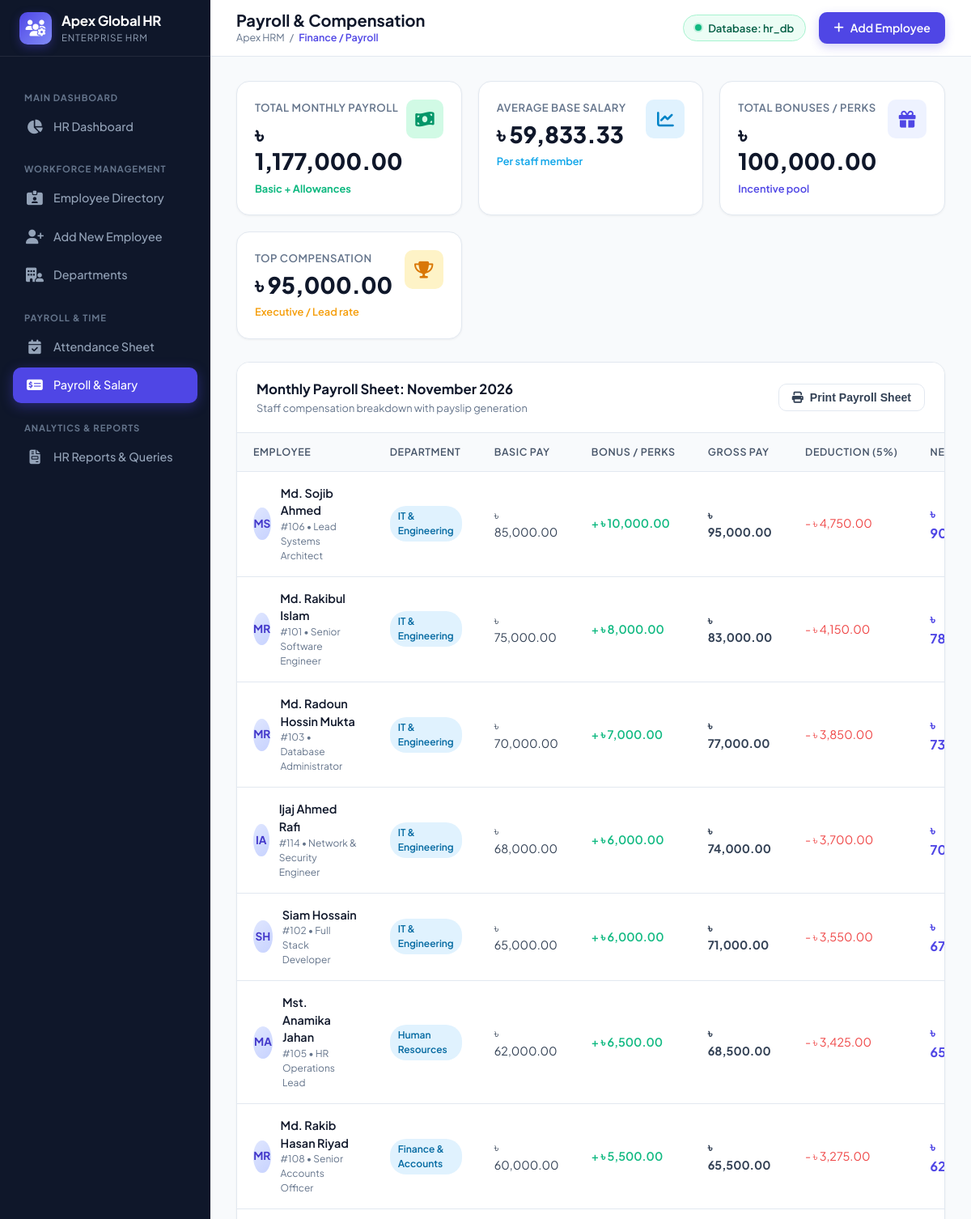
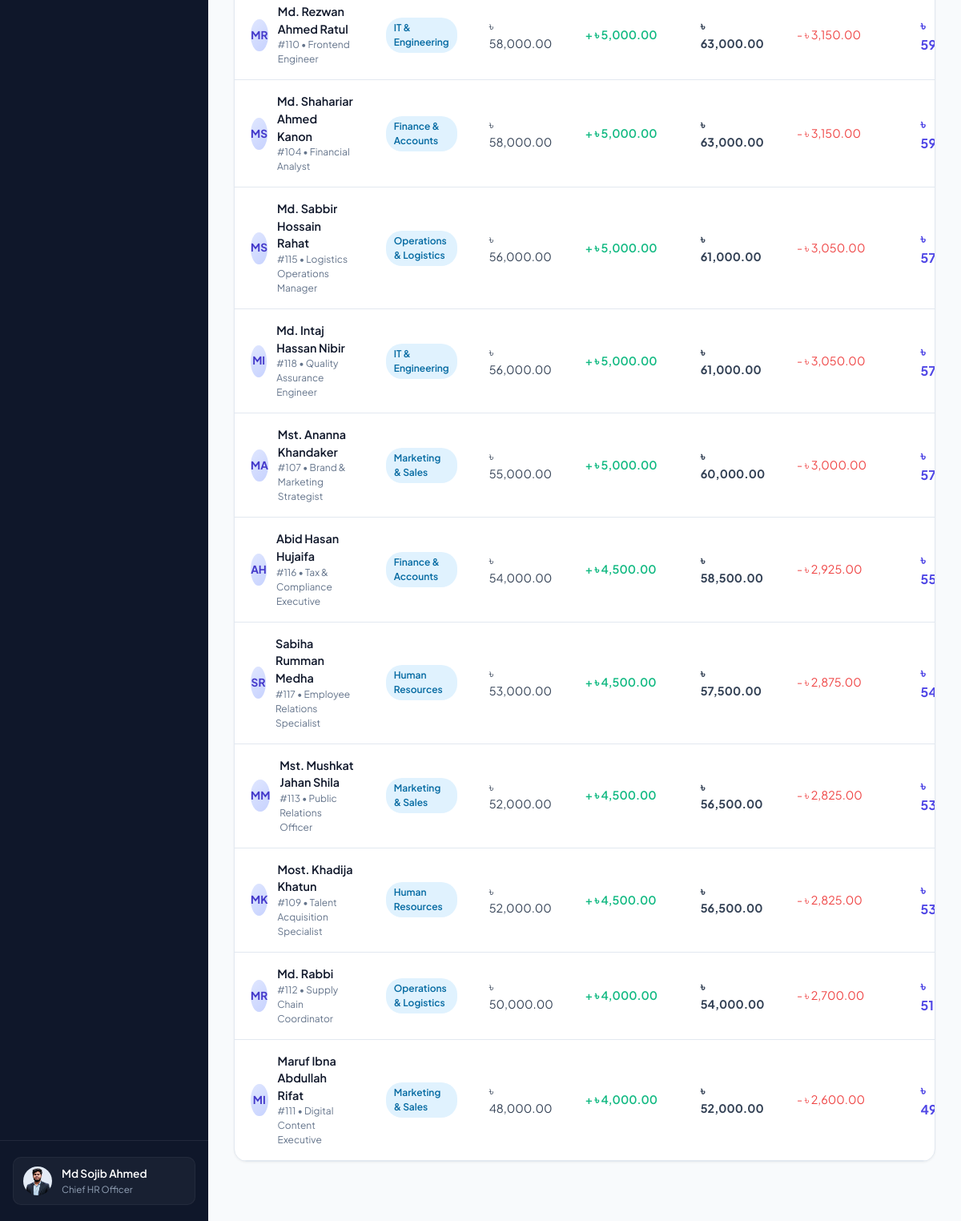
The page /payroll.php on the database its author committed (2 pictures, top to bottom).
### tables this page shows
CREATE TABLE `Employee` (
    `employee_id` INT PRIMARY KEY,
    `employee_name` VARCHAR(100) NOT NULL,
    `department_id` INT NULL,
    `designation` VARCHAR(100) DEFAULT 'Specialist',
    `email` VARCHAR(100) NOT NULL,
    `phone` VARCHAR(30) DEFAULT '01700000000',
    `hire_date` DATE DEFAULT '2024-01-15',
    `status` ENUM('Active', 'On Leave', 'Suspended') DEFAULT 'Active',
    `created_at` TIMESTAMP DEFAULT CURRENT_TIMESTAMP,
    FOREIGN KEY (`department_id`) REFERENCES `Department`(`department_id`) ON DELETE SET NULL
);

CREATE TABLE `Department` (
    `department_id` INT AUTO_INCREMENT PRIMARY KEY,
    `department_name` VARCHAR(100) NOT NULL,
    `department_code` VARCHAR(20) DEFAULT 'GEN',
    `location` VARCHAR(100) DEFAULT 'Headquarters',
    `created_at` TIMESTAMP DEFAULT CURRENT_TIMESTAMP
);

CREATE TABLE `Salary` (
    `salary_id` INT AUTO_INCREMENT PRIMARY KEY,
    `employee_id` INT NOT NULL UNIQUE,
    `basic_salary` DECIMAL(10,2) NOT NULL,
    `bonus` DECIMAL(10,2) DEFAULT 0.00,
    `updated_at` TIMESTAMP DEFAULT CURRENT_TIMESTAMP ON UPDATE CURRENT_TIMESTAMP,
    FOREIGN KEY (`employee_id`) REFERENCES `Employee`(`employee_id`) ON DELETE CASCADE
);

### db.php (called while the page is built, shortened)
<?php
function format_bdt($amount) {
    return '৳ ' . number_format((float)$amount, 2);
}
?>

### payroll.php (the view, shortened to what this page needs)
<?php
require_once 'db.php';
$sql = "SELECT
            e.employee_id,
            e.employee_name,
            e.designation,
            e.email,
            d.department_name,
            s.salary_id,
            s.basic_salary,
            s.bonus,
            (s.basic_salary + s.bonus) as gross_salary
        FROM Employee e
        JOIN Salary s ON e.employee_id = s.employee_id
        LEFT JOIN Department d ON e.department_id = d.department_id
        ORDER BY gross_salary DESC";
$payroll = mysqli_query($conn, $sql);
$summary_sql = "SELECT
                    SUM(basic_salary) as sum_basic,
                    SUM(bonus) as sum_bonus,
                    SUM(basic_salary + bonus) as total_payout,
                    AVG(basic_salary) as avg_basic,
                    MAX(basic_salary + bonus) as max_pay
                FROM Salary";
$sum_res = mysqli_query($conn, $summary_sql);
$stats = ($sum_res) ? mysqli_fetch_assoc($sum_res) : [];
include_once 'includes/header.php';
?>
<div class="metrics-grid">
  <div class="metric-card">
    <div>
      <div class="metric-title">Total Monthly Payroll</div>
      <div class="metric-value"><?php echo format_bdt($stats['total_payout'] ?? 0); ?></div>
      <div class="metric-sub"><span style="color:var(--success); font-weight:700;">Basic + Allowances</span></div>
    </div>
    <div class="metric-icon-box icon-green">
      <i class="fa-solid fa-money-bill-wave"></i>
    </div>
  </div>
  <div class="metric-card">
    <div>
      <div class="metric-title">Average Base Salary</div>
      <div class="metric-value"><?php echo format_bdt($stats['avg_basic'] ?? 0); ?></div>
      <div class="metric-sub"><span style="color:var(--secondary); font-weight:600;">Per staff member</span></div>
    </div>
    <div class="metric-icon-box icon-blue">
      <i class="fa-solid fa-chart-line"></i>
    </div>
  </div>
  <div class="metric-card">
    <div>
      <div class="metric-title">Total Bonuses / Perks</div>
      <div class="metric-value"><?php echo format_bdt($stats['sum_bonus'] ?? 0); ?></div>
      <div class="metric-sub"><span style="color:var(--primary); font-weight:600;">Incentive pool</span></div>
    </div>
    <div class="metric-icon-box icon-purple">
      <i class="fa-solid fa-gift"></i>
    </div>
  </div>
  <div class="metric-card">
    <div>
      <div class="metric-title">Top Compensation</div>
      <div class="metric-value"><?php echo format_bdt($stats['max_pay'] ?? 0); ?></div>
      <div class="metric-sub"><span style="color:var(--warning); font-weight:600;">Executive / Lead rate</span></div>
    </div>
    <div class="metric-icon-box icon-amber">
      <i class="fa-solid fa-trophy"></i>
    </div>
  </div>
</div>
<div class="app-card">
  <div class="card-header-custom">
    <div>
      <div class="card-title">Monthly Payroll Sheet: <?php echo date('F Y'); ?></div>
      <div class="card-subtitle">Staff compensation breakdown with payslip generation</div>
    </div>
    <button type="button" onclick="window.print()" class="btn-secondary-custom">
      <i class="fa-solid fa-print"></i> Print Payroll Sheet
    </button>
  </div>
  <div class="table-responsive">
    <table class="custom-table">
      <thead>
        <tr>
          <th>Employee</th>
          <th>Department</th>
          <th>Basic Pay</th>
          <th>Bonus / Perks</th>
          <th>Gross Pay</th>
          <th>Deduction (5%)</th>
          <th>Net Payout</th>
        </tr>
      </thead>
      <tbody>
        <?php if ($payroll && mysqli_num_rows($payroll) > 0): ?>
          <?php while ($row = mysqli_fetch_assoc($payroll)):
            $basic = (float)$row['basic_salary'];
            $bonus = (float)$row['bonus'];
            $gross = $basic + $bonus;
            $tax   = $gross * 0.05;
            $net   = $gross - $tax;
            $parts = explode(' ', trim($row['employee_name']));
            $initials = strtoupper(substr($parts[0] ?? 'E', 0, 1) . substr($parts[1] ?? '', 0, 1));
          ?>
            <tr>
              <td>
                <div class="employee-cell">
                  <div class="avatar-badge"><?php echo $initials; ?></div>
                  <div>
                    <div class="emp-name"><?php echo htmlspecialchars($row['employee_name']); ?></div>
                    <div class="emp-role">#<?php echo $row['employee_id']; ?> &bull; <?php echo htmlspecialchars($row['designation'] ?? 'Staff'); ?></div>
                  </div>
                </div>
              </td>
              <td><span class="badge-custom badge-active"><?php echo htmlspecialchars($row['department_name'] ?? 'General'); ?></span></td>
              <td><?php echo format_bdt($basic); ?></td>
              <td><span style="color:var(--success); font-weight:600;">+ <?php echo format_bdt($bonus); ?></span></td>
              <td><strong><?php echo format_bdt($gross); ?></strong></td>
              <td style="color:var(--danger);">- <?php echo format_bdt($tax); ?></td>
              <td><strong style="color:var(--primary); font-size:1rem;"><?php echo format_bdt($net); ?></strong></td>
            </tr>
          <?php endwhile; ?>
        <?php endif; ?>
      </tbody>
    </table>
  </div>
</div>
<?php include_once 'includes/footer.php'; ?>

### assets/css/style.css (style rules this page uses)
:root { --primary: #4f46e5; --primary-hover: #4338ca; --primary-light: #eef2ff; --primary-dark: #312e81; --secondary: #0ea5e9; --secondary-light: #e0f2fe; --success: #10b981; --success-light: #d1fae5; --warning: #f59e0b; --warning-light: #fef3c7; --danger: #ef4444; --danger-light: #fee2e2; --slate-900: #0f172a; --slate-800: #1e293b; --slate-700: #334155; --slate-600: #475569; --slate-500: #64748b; --slate-400: #94a3b8; --slate-200: #e2e8f0; --slate-100: #f1f5f9; --slate-50: #f8fafc; --surface-card: #ffffff; --body-bg: #f8fafc; --border-color: #e2e8f0; --sidebar-width: 260px; --topbar-height: 70px; --radius-lg: 16px; --radius-md: 10px; --radius-sm: 6px; --shadow-sm: 0 1px 3px 0 rgba(0, 0, 0, 0.05); --shadow-md: 0 4px 6px -1px rgba(0, 0, 0, 0.07), 0 2px 4px -2px rgba(0, 0, 0, 0.05); --shadow-lg: 0 10px 25px -5px rgba(15, 23, 42, 0.08); --shadow-hover: 0 12px 28px -4px rgba(79, 70, 229, 0.15); }
* { margin: 0; padding: 0; box-sizing: border-box; }
body { font-family: 'Plus Jakarta Sans', -apple-system, BlinkMacSystemFont, 'Segoe UI', Roboto, sans-serif; background-color: var(--body-bg); color: var(--slate-800); font-size: 0.9375rem; line-height: 1.5; min-height: 100vh; }
.btn-secondary-custom { background: #fff; color: var(--slate-700); border: 1px solid var(--border-color); padding: 8px 16px; border-radius: var(--radius-md); font-weight: 600; font-size: 0.88rem; display: inline-flex; align-items: center; gap: 8px; cursor: pointer; transition: all 0.2s; }
.metrics-grid { display: grid; grid-template-columns: repeat(auto-fit, minmax(240px, 1fr)); gap: 20px; margin-bottom: 28px; }
.metric-card { background: #fff; border: 1px solid var(--border-color); border-radius: var(--radius-lg); padding: 22px; display: flex; align-items: flex-start; justify-content: space-between; box-shadow: var(--shadow-sm); transition: transform 0.2s, box-shadow 0.2s; }
.metric-title { font-size: 0.82rem; color: var(--slate-500); font-weight: 600; text-transform: uppercase; letter-spacing: 0.5px; margin-bottom: 6px; }
.metric-value { font-size: 1.75rem; font-weight: 800; color: var(--slate-900); line-height: 1.2; }
.metric-sub { font-size: 0.8rem; color: var(--slate-500); margin-top: 8px; display: flex; align-items: center; gap: 6px; }
.metric-icon-box { width: 48px; height: 48px; border-radius: var(--radius-md); display: flex; align-items: center; justify-content: center; font-size: 1.3rem; }
.icon-purple { background: #eef2ff; color: #4f46e5; }
.icon-blue { background: #e0f2fe; color: #0284c7; }
.icon-green { background: #d1fae5; color: #059669; }
.icon-amber { background: #fef3c7; color: #d97706; }
.app-card { background: #fff; border: 1px solid var(--border-color); border-radius: var(--radius-lg); box-shadow: var(--shadow-sm); margin-bottom: 24px; overflow: hidden; }
.card-header-custom { padding: 20px 24px; border-bottom: 1px solid var(--border-color); display: flex; align-items: center; justify-content: space-between; background: #fff; }
.card-title { font-size: 1.05rem; font-weight: 700; color: var(--slate-900); }
.card-subtitle { font-size: 0.8rem; color: var(--slate-500); margin-top: 2px; }
.table-responsive { width: 100%; overflow-x: auto; }
.custom-table { width: 100%; border-collapse: collapse; text-align: left; }
.custom-table th { background: #f8fafc; color: var(--slate-600); font-weight: 600; font-size: 0.78rem; text-transform: uppercase; letter-spacing: 0.6px; padding: 14px 20px; border-bottom: 1px solid var(--border-color); white-space: nowrap; }
.custom-table td { padding: 16px 20px; border-bottom: 1px solid var(--border-color); font-size: 0.9rem; color: var(--slate-700); vertical-align: middle; }
.employee-cell { display: flex; align-items: center; gap: 12px; }
.avatar-badge { width: 40px; height: 40px; border-radius: 50%; background: linear-gradient(135deg, #e0e7ff 0%, #c7d2fe 100%); color: #4338ca; display: flex; align-items: center; justify-content: center; font-weight: 700; font-size: 0.85rem; }
.emp-name { font-weight: 600; color: var(--slate-900); }
.emp-role { font-size: 0.75rem; color: var(--slate-500); }
.badge-custom { display: inline-flex; align-items: center; gap: 6px; padding: 4px 10px; border-radius: 20px; font-size: 0.75rem; font-weight: 600; text-transform: capitalize; }
.badge-active { background: #e0f2fe; color: #0369a1; }

### rows shown on the page
employee: employee_name "MS", employee_name "Md. Sojib Ahmed", employee_id "106", designation "Lead Systems Architect", department.department_name "IT & Engineering", salary.basic_salary "৳ 85,000.00", salary.bonus "৳ 10,000.00", salary.basic_salary+bonus "৳ 95,000.00", salary.basic_salary+bonus "৳ 4,750.00", salary.basic_salary+bonus "৳…"
employee: employee_name "MR", employee_name "Md. Rakibul Islam", employee_id "101", designation "Senior Software Engineer", department.department_name "IT & Engineering", salary.basic_salary "৳ 75,000.00", salary.bonus "৳ 8,000.00", salary.basic_salary+bonus "৳ 83,000.00", salary.basic_salary+bonus "৳ 4,150.00", salary.basic_salary+bonus "৳…"
employee: employee_name "MR", employee_name "Md. Radoun Hossin Mukta", employee_id "103", designation "Database Administrator", department.department_name "IT & Engineering", salary.basic_salary "৳ 70,000.00", salary.bonus "৳ 7,000.00", salary.basic_salary+bonus "৳ 77,000.00", salary.basic_salary+bonus "৳ 3,850.00", salary.basic_salary+bonus "৳…"
employee: employee_name "IA", employee_name "Ijaj Ahmed Rafi", employee_id "114", designation "Network & Security Engineer", department.department_name "IT & Engineering", salary.basic_salary "৳ 68,000.00", salary.bonus "৳ 6,000.00", salary.basic_salary+bonus "৳ 74,000.00", salary.basic_salary+bonus "৳ 3,700.00", salary.basic_salary+bonus "৳…"
employee: employee_name "SH", employee_name "Siam Hossain", employee_id "102", designation "Full Stack Developer", department.department_name "IT & Engineering", salary.basic_salary "৳ 65,000.00", salary.bonus "৳ 6,000.00", salary.basic_salary+bonus "৳ 71,000.00", salary.basic_salary+bonus "৳ 3,550.00", salary.basic_salary+bonus "৳…"
employee: employee_name "MA", employee_name "Mst. Anamika Jahan", employee_id "105", designation "HR Operations Lead", department.department_name "Human Resources", salary.basic_salary "৳ 62,000.00", salary.bonus "৳ 6,500.00", salary.basic_salary+bonus "৳ 68,500.00", salary.basic_salary+bonus "৳ 3,425.00", salary.basic_salary+bonus "৳…"
employee: employee_name "MR", employee_name "Md. Rakib Hasan Riyad", employee_id "108", designation "Senior Accounts Officer", department.department_name "Finance & Accounts", salary.basic_salary "৳ 60,000.00", salary.bonus "৳ 5,500.00", salary.basic_salary+bonus "৳ 65,500.00", salary.basic_salary+bonus "৳ 3,275.00", salary.basic_salary+bonus "৳…"
employee: employee_name "MR", employee_name "Md. Rezwan Ahmed Ratul", employee_id "110", designation "Frontend Engineer", department.department_name "IT & Engineering", salary.basic_salary "৳ 58,000.00", salary.bonus "৳ 5,000.00", salary.basic_salary+bonus "৳ 63,000.00", salary.basic_salary+bonus "৳ 3,150.00", salary.basic_salary+bonus "৳…"
employee: employee_name "MS", employee_name "Md. Shahariar Ahmed Kanon", employee_id "104", designation "Financial Analyst", department.department_name "Finance & Accounts", salary.basic_salary "৳ 58,000.00", salary.bonus "৳ 5,000.00", salary.basic_salary+bonus "৳ 63,000.00", salary.basic_salary+bonus "৳ 3,150.00", salary.basic_salary+bonus "৳…"
employee: employee_name "MS", employee_name "Md. Sabbir Hossain Rahat", employee_id "115", designation "Logistics Operations Manager", department.department_name "Operations & Logistics", salary.basic_salary "৳ 56,000.00", salary.bonus "৳ 5,000.00", salary.basic_salary+bonus "৳ 61,000.00", salary.basic_salary+bonus "৳ 3,050.00", salary.basic_salary+bonus "৳…"
employee: employee_name "MI", employee_name "Md. Intaj Hassan Nibir", employee_id "118", designation "Quality Assurance Engineer", department.department_name "IT & Engineering", salary.basic_salary "৳ 56,000.00", salary.bonus "৳ 5,000.00", salary.basic_salary+bonus "৳ 61,000.00", salary.basic_salary+bonus "৳ 3,050.00", salary.basic_salary+bonus "৳…"
employee: employee_name "MA", employee_name "Mst. Ananna Khandaker", employee_id "107", designation "Brand & Marketing Strategist", department.department_name "Marketing & Sales", salary.basic_salary "৳ 55,000.00", salary.bonus "৳ 5,000.00", salary.basic_salary+bonus "৳ 60,000.00", salary.basic_salary+bonus "৳ 3,000.00", salary.basic_salary+bonus "৳…"
employee: employee_name "AH", employee_name "Abid Hasan Hujaifa", employee_id "116", designation "Tax & Compliance Executive", department.department_name "Finance & Accounts", salary.basic_salary "৳ 54,000.00", salary.bonus "৳ 4,500.00", salary.basic_salary+bonus "৳ 58,500.00", salary.basic_salary+bonus "৳ 2,925.00", salary.basic_salary+bonus "৳…"
employee: employee_name "SR", employee_name "Sabiha Rumman Medha", employee_id "117", designation "Employee Relations Specialist", department.department_name "Human Resources", salary.basic_salary "৳ 53,000.00", salary.bonus "৳ 4,500.00", salary.basic_salary+bonus "৳ 57,500.00", salary.basic_salary+bonus "৳ 2,875.00", salary.basic_salary+bonus "৳…"
employee: employee_name "MM", employee_name "Mst. Mushkat Jahan Shila", employee_id "113", designation "Public Relations Officer", department.department_name "Marketing & Sales", salary.basic_salary "৳ 52,000.00", salary.bonus "৳ 4,500.00", salary.basic_salary+bonus "৳ 56,500.00", salary.basic_salary+bonus "৳ 2,825.00", salary.basic_salary+bonus "৳…"
employee: employee_name "MK", employee_name "Most. Khadija Khatun", employee_id "109", designation "Talent Acquisition Specialist", department.department_name "Human Resources", salary.basic_salary "৳ 52,000.00", salary.bonus "৳ 4,500.00", salary.basic_salary+bonus "৳ 56,500.00", salary.basic_salary+bonus "৳ 2,825.00", salary.basic_salary+bonus "৳…"
employee: employee_name "MR", employee_name "Md. Rabbi", employee_id "112", designation "Supply Chain Coordinator", department.department_name "Operations & Logistics", salary.basic_salary "৳ 50,000.00", salary.bonus "৳ 4,000.00", salary.basic_salary+bonus "৳ 54,000.00", salary.basic_salary+bonus "৳ 2,700.00", salary.basic_salary+bonus "৳…"
employee: employee_name "MI", employee_name "Maruf Ibna Abdullah Rifat", employee_id "111", designation "Digital Content Executive", department.department_name "Marketing & Sales", salary.basic_salary "৳ 48,000.00", salary.bonus "৳ 4,000.00", salary.basic_salary+bonus "৳ 52,000.00", salary.basic_salary+bonus "৳ 2,600.00", salary.basic_salary+bonus "৳…"

### other values the page prints
$page_title "Payroll & Compensation"
$breadcrumb "Finance / Payroll"
format_bdt($stats['total_payout'] ?? 0) "৳ 1,177,000.00"
format_bdt($stats['avg_basic'] ?? 0) "৳ 59,833.33"
format_bdt($stats['sum_bonus'] ?? 0) "৳ 100,000.00"
format_bdt($stats['max_pay'] ?? 0) "৳ 95,000.00"
